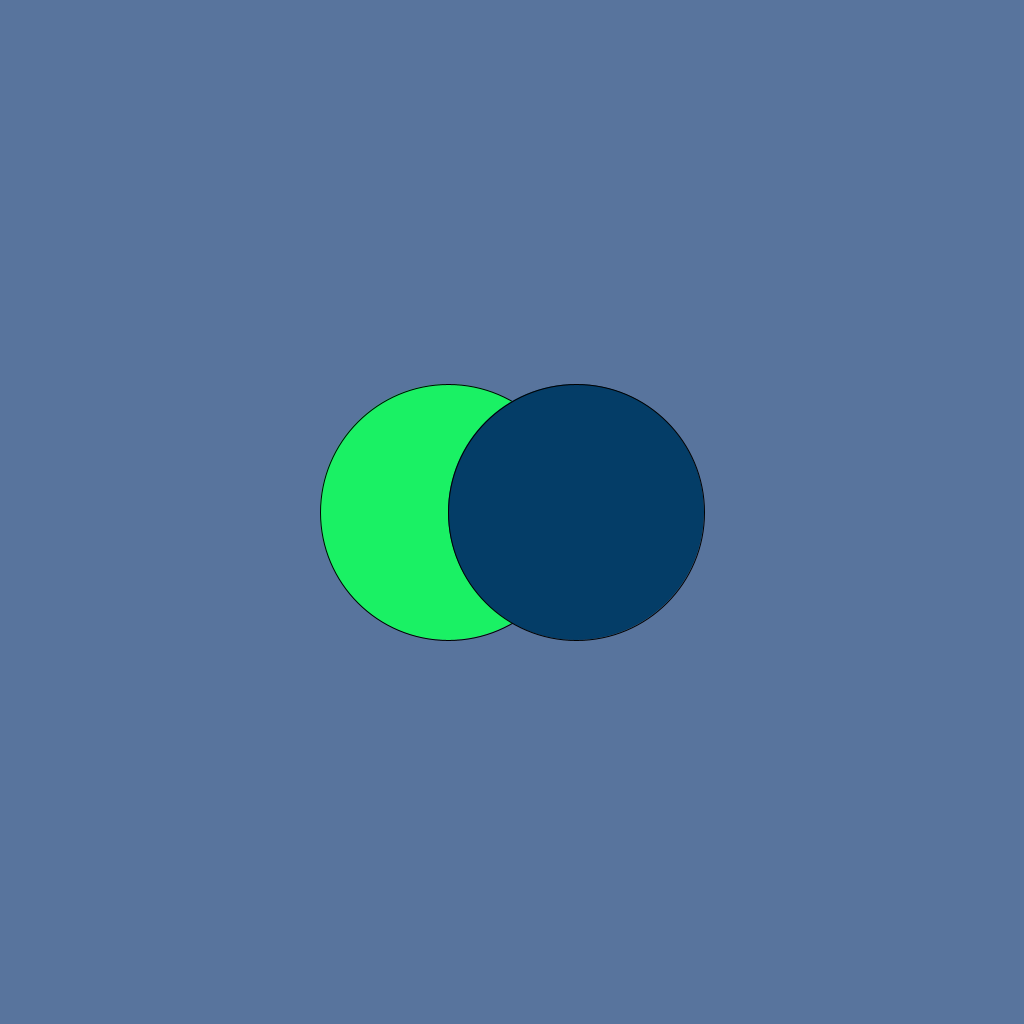
Frame 1 (no input)
Frame 60 (the mouse pressed at the canvas centre just before this capture): identical to frame 1, image omitted
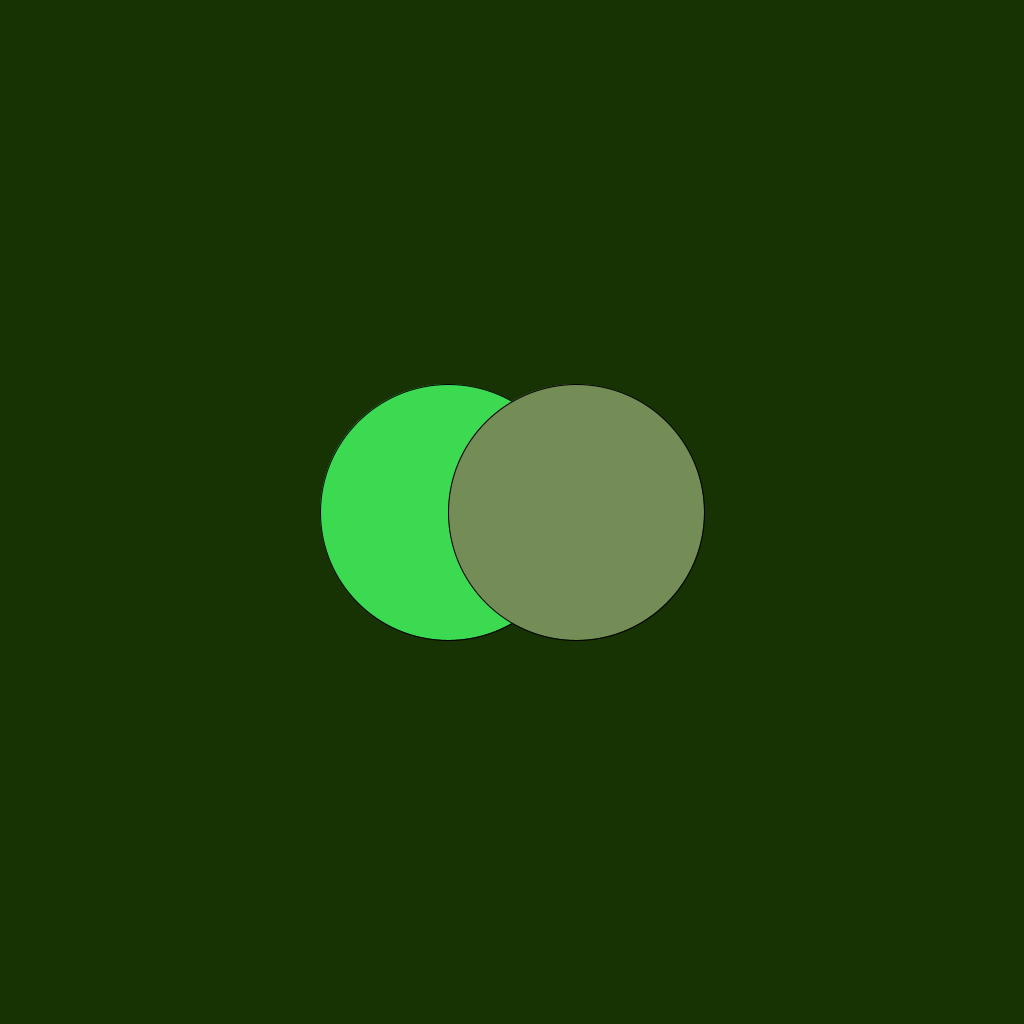
Frame 120 (the mouse held since frame 60 and released just before this capture)

The Processing sketch that drew these frames (run headless with seeded random() and noise(); from frame 60 on, the mouse is pressed at the canvas centre):

// Processing sketch: two_circle
// ── two_circle.pde

float x = 1024;
float y = 1024;
float c = 256;
color back1 = color(random(255), random(255), random(255));
color c1 = color(random(255), random(255), random(255));
color c2 = color(random(255), random(255), random(255));
color c3 = color(random(255), random(255), random(255));
color c4 = color(random(255), random(255), random(255));
color c5 = color(random(255), random(255), random(255));
color c6 = color(random(255), random(255), random(255));
color cc1 = c5;
color cc2 = c6;
color ccback = c4;

void setup() {
    size(1024, 1024);
}

void draw() {
    float c1x = x/2 - 64;
    float cy = y/2;
    float c2x = x/2 + 64;
    if (sqrt(sq(mouseX-c1x)+sq(mouseY-cy)) < c/2 && sqrt(sq(mouseX-c2x)+sq(mouseY-cy)) > c/2 ) {
        ccback = c1;
        cc1 = c2;
        cc2 = c3;
    }else if (sqrt(sq(mouseX-c1x)+sq(mouseY-cy)) > c/2 && sqrt(sq(mouseX-c2x)+sq(mouseY-cy)) < c/2) {
        ccback = c2;
        cc1 = c3;
        cc2 = c1;
    }else if (sqrt(sq(mouseX-c1x)+sq(mouseY-cy)) < c/2 && sqrt(sq(mouseX-c2x)+sq(mouseY-cy)) < c/2 ) {
        ccback = c3;
        cc1 = c1;
        cc2 = c2;
    }else{
        ccback = c4;
        cc1 = c5;
        cc2 = c6;
    }
    background(ccback);

    fill(cc1);
    ellipse(c1x, cy, c, c);

    fill(cc2);
    ellipse(c2x, cy, c, c);

}
